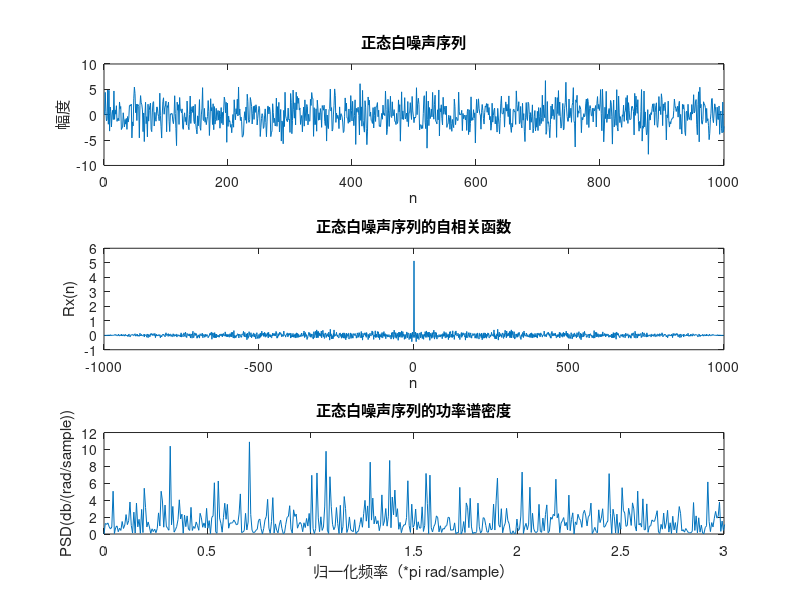

This figure's MATLAB source:
% 生成一组服从 N ~ 2,5 的正态白噪声序列
N = 1000; % 序列长度
x = normrnd(2, sqrt(5),1, N); % 生成正态分布随机数
x = x - mean(x); % 去除直流分量

% 画出正态白噪声序列的图像
figure;
subplot(3,1,1)
plot(x)
xlabel('n')
ylabel('幅度')
title('正态白噪声序列')

% 计算并画出正态白噪声序列的自相关函数
Rxx = xcorr(x,'biased'); % 计算自相关函数，使用有偏估计
subplot(3,1,2)
plot(-N+1:N-1,Rxx)
xlabel('n')
ylabel('Rx(n)')
title('正态白噪声序列的自相关函数')

% 计算并画出正态白噪声序列的功率谱密度
[pxx,f] = periodogram(x,[],N); % 使用periodogram函数计算功率谱密度，使用默认的矩形窗，指定DFT点数为N
subplot(3,1,3)
plot(f,pxx)
xlim([0,3])
xlabel('归一化频率（*pi rad/sample）')
ylabel('PSD(db/(rad/sample))')
title('正态白噪声序列的功率谱密度')

